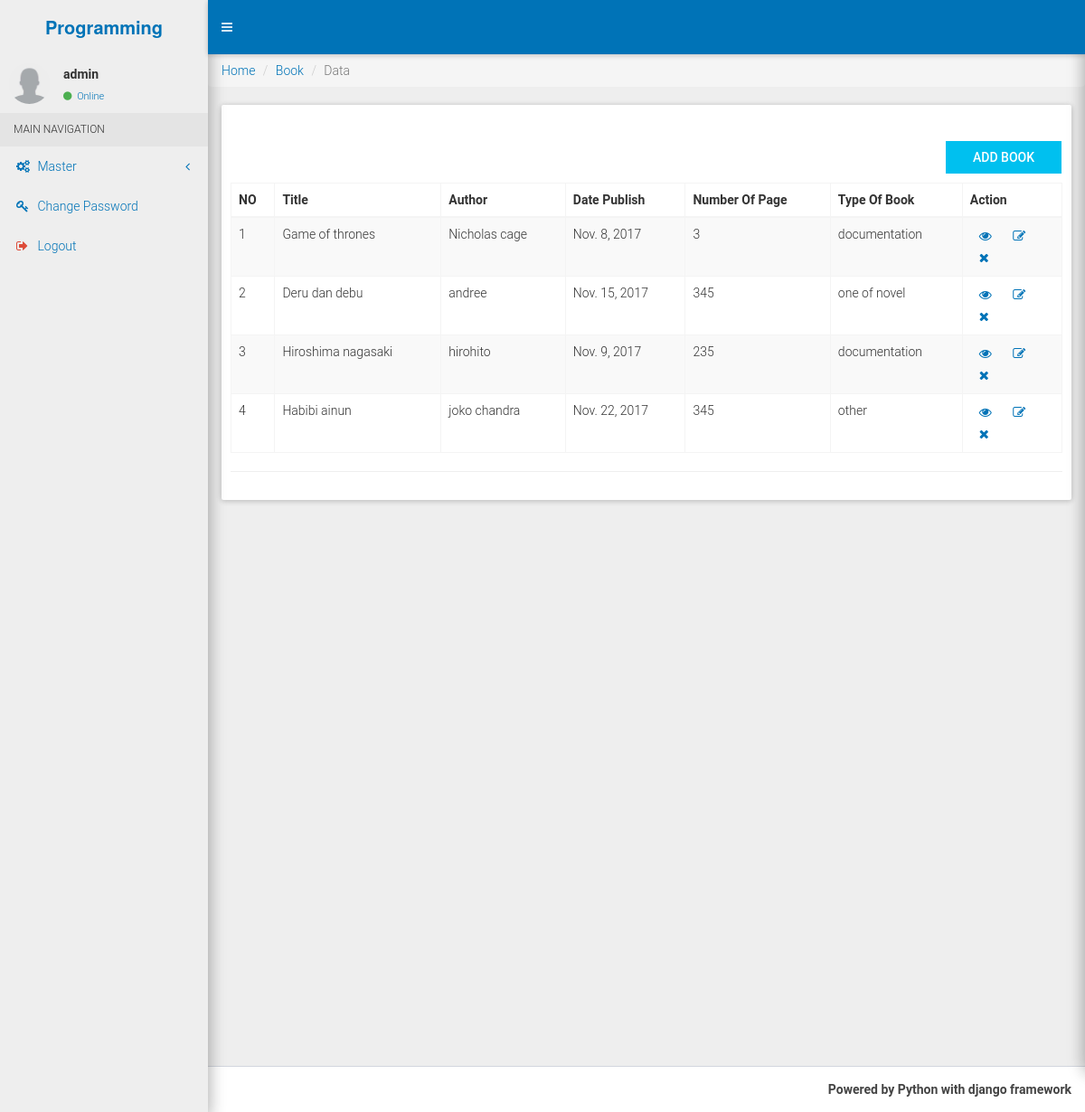
Page /book/ (signed in) on the committed database.
### book/models.py (models this page shows, shortened)
class Book(models.Model):
    novel = 'nov'
    document = 'doc'
    other = 'oth'
    type = (
        (novel,'one of novel'),
        (document,'documentation'),
        (other,'other')
    )
    title = models.CharField(max_length=25,verbose_name='Title')
    author = models.CharField(max_length=25,verbose_name='Author')
    publish_at=models.DateField()
    number_of_page=models.IntegerField()
    type_of_book =models.CharField(max_length=25,choices=type,default=novel)
    created_at = models.DateField(auto_now_add=True)
    updated_at = models.DateField(auto_now=True)

### book/views.py (the view)
@login_required
def index(request):
    data = Book.objects.all()
    return render(request,"book/index.html",{"data":data})

### templates/book/index.html (shortened to what this page needs)
{% extends 'layout.html' %}
{% load static %}
{% load widget_tweaks %}
{% load humanize %}
{% block content %}
              <div class="col-md-12 col-sm-12 col-xs-12">
                <div class="row">
  <ol class="breadcrumb">
  <li class="breadcrumb-item"><a href="#">Home</a></li>
  <li class="breadcrumb-item"><a href="#">Book</a></li>
  <li class="breadcrumb-item active">Data</li>
</ol>
  </div>
          <div class="row">
        <div class="col-xs-12">
          <div class="box">
            <div class="box-body">
                   <br>
                   <a href="{% url 'addbook' %}"class="btn pull-right btn-success btn-flat bg-aqua">Add Book</a>
            <br>
                <br>
               <table id="example" class="table table-bordered table-striped">
                <thead>
                <tr>
                  <th>NO</th>
                  <th>Title</th>
                  <th>Author</th>
                  <th>Date Publish</th>
                  <th>Number Of Page</th>
                  <th>Type Of Book</th>
                  <th>Action</th>
                </tr>
                </thead>
                <tbody>
                {% for data in data %}
                <tr>
                  <td>{{ forloop.counter }}</td>
                  <td>{{ data.title }}
                  </td>
                  <td>{{ data.author }}</td>
                  <td> {{ data.publish_at}}</td>
                  <td> {{ data.number_of_page}}</td>
                  <td>
                      {% if data.type_of_book == "nov" %}
                        one of novel
                      {% elif data.type_of_book == "doc" %}
                        documentation
                      {% else %}
                          other
                      {% endif %}
                  </td>
                  <td width="12%">
                     <a href="{% url 'viewbook' data.id %}"  class=" fa fa-eye btn-flat btn-sm" title="edit"></a>
                     <a href="{% url 'editbook' data.id %}"  class=" fa fa-edit btn-flat btn-sm" title="edit"></a>
                     <a href="{% url 'deletebook' data.id %}"  class="fa fa-remove btn-flat btn-sm" onclick="return confirm('sure delete !!')" title="remove"></a>
                  </td>
                </tr>
                {% endfor %}
                </tbody>
              </table>
<hr>
            </div>
          </div>
        </div>
          </div>
              </div>
{% endblock %}

### templates/layout.html (shortened to what this page needs)
{% load static %}
{% load staticfiles %}
<!DOCTYPE html>
<html>
<head>
  <link rel="stylesheet" href="{% static "css/bootstrap.min.css" %}">
  <link rel="stylesheet" href="{% static "css/font-awesome.min.css" %}">
  <link rel="stylesheet" href="{% static "css/AdminLTE.min.css" %}">
  <link rel="stylesheet" href="{% static "css/bootstrap-material-design.min.css" %}">
  <link rel="stylesheet" href="{% static "css/ripples.min.css" %}">
  <link rel="stylesheet" href="{% static "css/MaterialAdminLTE.min.css" %}">
  <link rel="stylesheet" href="{% static "css/skins/all-md-skins.min.css" %}">
  <link rel="stylesheet" href="{% static "css/dataTables.bootstrap.css" %}">
  <link rel="stylesheet" href="{% static "css/datepicker3.css" %}">
</head>
<body class="hold-transition skin-blue sidebar-mini">
<div class="wrapper">
  <header class="main-header">
    <a href="#" class="logo">
      <span class="logo-lg"><b>Programming</b></span>
    </a>
    <nav class="navbar navbar-static-top">
      <a href="#" class="sidebar-toggle" data-toggle="offcanvas" role="button">
      </a>
    </nav>
  </header>
  <aside class="main-sidebar">
    <section class="sidebar">
      <div class="user-panel">
        <div class="pull-left image">
          <img src="{% static "images/user.png" %}" class="img-circle" alt="User Image">
        </div>
        <div class="pull-left info">
          <p>{{user }}</p>
          <a href="#"><i class="fa fa-circle text-success"></i> Online</a>
        </div>
      </div>
      <ul class="sidebar-menu">
        <li class="header">MAIN NAVIGATION</li>
               <li class="treeview">
          <a href="#">
            <i class="fa fa-gears "></i> <span>Master</span>
            <span class="pull-right-container">
              <i class="fa fa-angle-left pull-right "></i>
            </span>
          </a>
        </li>
       <li><a href="{% url 'change_password' %}"> <i class="fa fa-key text-blue"></i> <span>Change Password</span></a></li>
       <li><a href="{% url 'logout' %}" title="Logout"><i class="fa fa-sign-out text-red"></i> <span>Logout</span></a></li>
      </ul>
    </section>
  </aside>
  <div class="content-wrapper">
     {% block content %}{% endblock content %}
  </div>
  <footer class="main-footer">
    <div class="pull-right hidden-xs">
    <strong>Powered by Python with django framework
    </div>
  </footer>
</div>
</body>
</html>

### rows in the picture
Book: title "Game of thrones", author "Nicholas cage", publish_at "Nov. 8, 2017", number_of_page "3", type_of_book "documentation"
Book: title "Deru dan debu", author "andree", publish_at "Nov. 15, 2017", number_of_page "345", type_of_book "one of novel"
Book: title "Hiroshima nagasaki", author "hirohito", publish_at "Nov. 9, 2017", number_of_page "235", type_of_book "documentation"
Book: title "Habibi ainun", author "joko chandra", publish_at "Nov. 22, 2017", number_of_page "345", type_of_book "other"

### other values in the picture
{{ user }} "admin"
